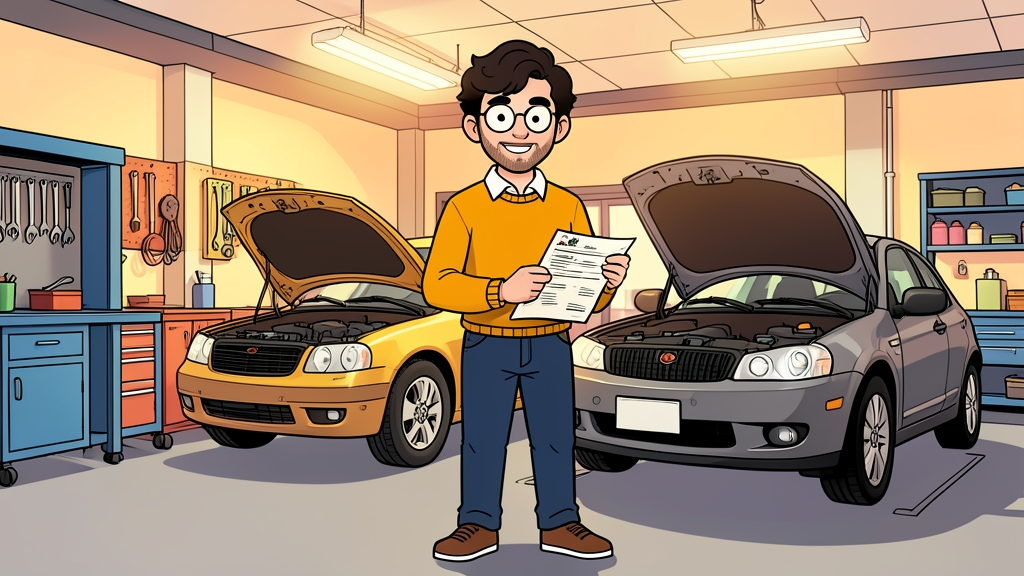
#> input picture shorts-2026-10-31-first1000-pov/img/000.jpg, 1024 x 576 px
$ python -i pov.py   (imports and definitions only)
#> lines starting #> are read from the running program, lines starting #| are printed output that depends on the picture
"""Illustrated "POV" video renderer: one AI illustration per scene with slow camera moves (Ken Burns),
soft crossfades, optional pop-in tag (big number / short label) and burned-in subtitles.
Usage: python3 pov.py <wd> <t0> <t1> <out.mp4|.png>
Needs <wd>/timeline.json (tts.py) and <wd>/img/NNN.jpg (scene index, 3 digits). script.json "vertical": true → 1080x1920."""
import json, sys, os, math, subprocess, random
sys.path.insert(0, os.path.dirname(os.path.abspath(__file__))); from povlib import shots, shot_params
from PIL import Image, ImageDraw, ImageFont, ImageFilter

HERE = os.path.dirname(os.path.abspath(__file__))
wd = sys.argv[1]; t0 = float(sys.argv[2]); t1 = float(sys.argv[3]); out = sys.argv[4]
# [1 line not run here, left out]
# [1 line that did not run here, left out]
# [1 line that did not run here, left out]
FONT = os.path.join(HERE, "fonts", "Poppins-Bold.ttf")
if not os.path.exists(FONT): FONT = "/usr/share/fonts/truetype/google-fonts/Poppins-Bold.ttf"

_img = {}
def base(i):
    if i not in _img:
        p = f"{wd}/img/{i:03d}.jpg"
        im = Image.open(p).convert("RGB") if os.path.exists(p) else Image.new("RGB", (W, H), (235, 230, 220))
        # cover-fit into a canvas 12% larger than the frame so the camera can move
        cw, ch = int(W * 1.12), int(H * 1.12); s = max(cw / im.width, ch / im.height)
        im = im.resize((math.ceil(im.width * s), math.ceil(im.height * s)), Image.LANCZOS)
        x, y = (im.width - cw) // 2, (im.height - ch) // 2
        _img[i] = im.crop((x, y, x + cw, y + ch))
        if len(_img) > 4: _img.pop(next(iter(_img)))
    return _img[i]

def ease(u): return u * u * (3 - 2 * u)
# [15 lines left out: function scene_frame, not called in this run]

# ---- overlays
_txt = {}
def font(sz): return ImageFont.truetype(FONT, sz)
# [29 lines left out: functions wrap, sub_img, tag_img, not called in this run]

# [1 line that did not run here, left out]
# [1 line that did not run here, left out]
_hook = None
# [36 lines left out: functions hook_img, frame, not called in this run]

# [2 lines not run here, left out]
n0, n1 = round(t0 * FPS), round(t1 * FPS)
# [2 lines that did not run here, left out]
# [3 lines not run here, left out]

>>> import cv2
>>> picture = cv2.imread('shorts-2026-10-31-first1000-pov/img/000.jpg', cv2.IMREAD_GRAYSCALE)
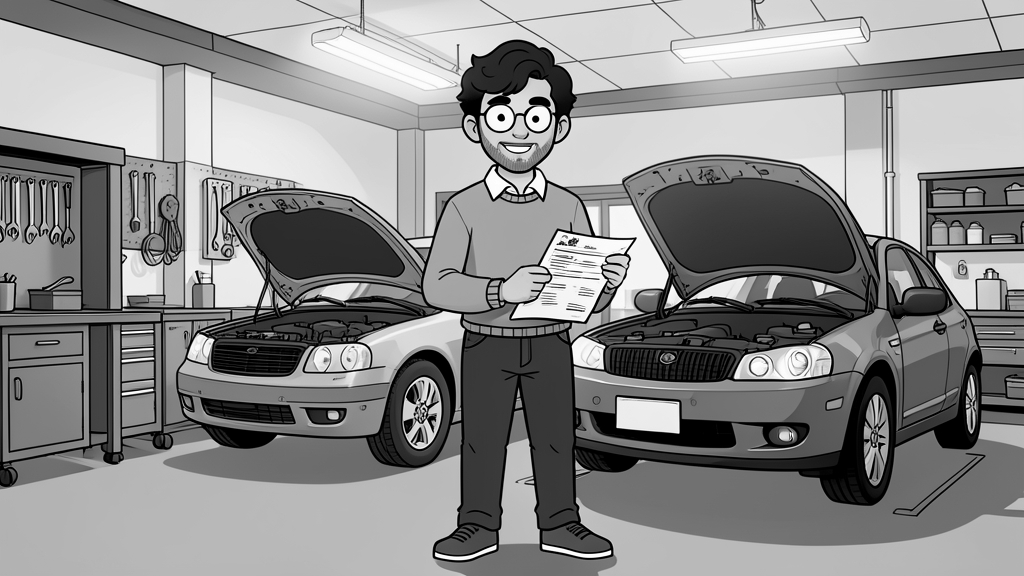
#> picture: shape (576, 1024); min 0, max 255, mean 139.6
#> (the run stopped early here; a loop or call above may not have finished)

$ run again, on shorts-2026-10-31-first1000-pov/img/005.jpg
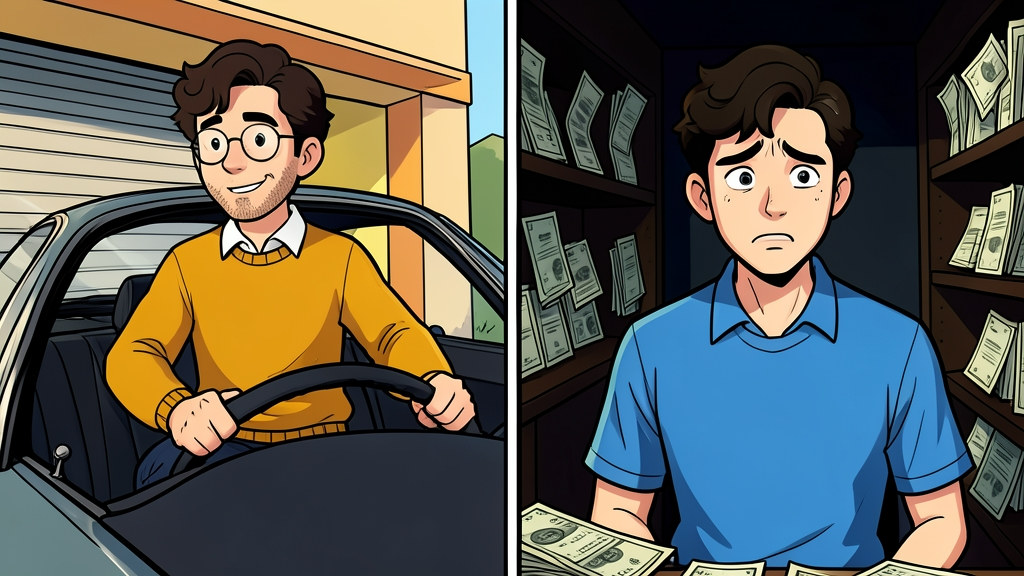
#> input picture shorts-2026-10-31-first1000-pov/img/005.jpg, 1024 x 576 px
#> `picture = cv2.imread('shorts-2026-10-31-first1000-pov/img/000.jpg', cv..`:
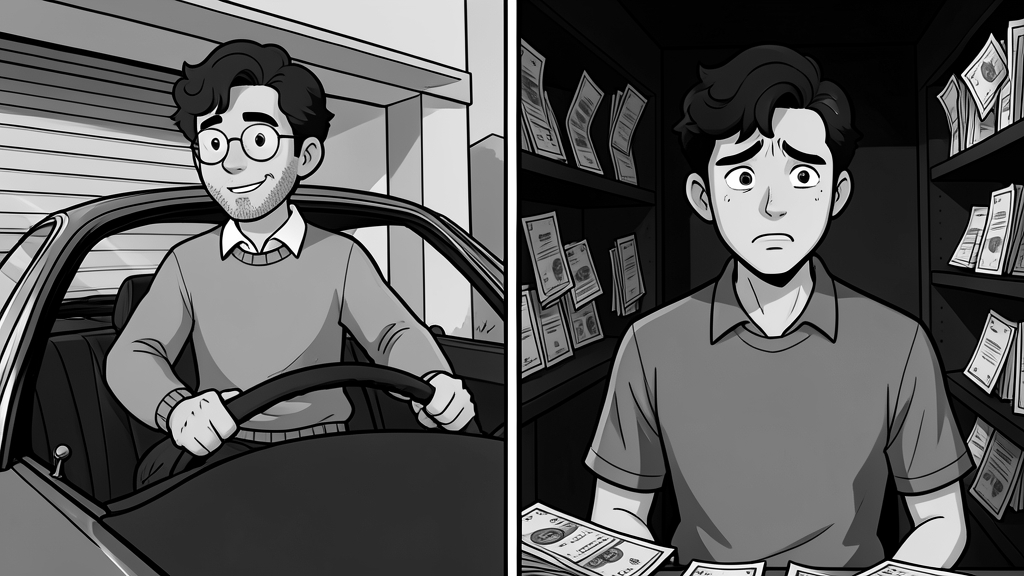
#> picture: shape (576, 1024); min 0, max 255, mean 90.8

$ run again, on shorts-2026-10-31-first1000-pov/img/006.jpg
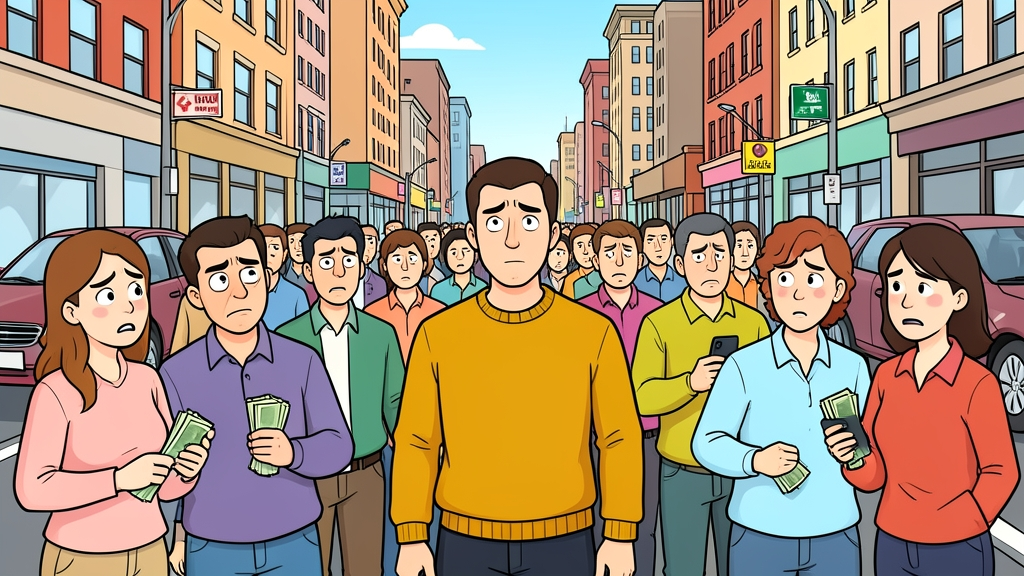
#> input picture shorts-2026-10-31-first1000-pov/img/006.jpg, 1024 x 576 px
#> `picture = cv2.imread('shorts-2026-10-31-first1000-pov/img/000.jpg', cv..`:
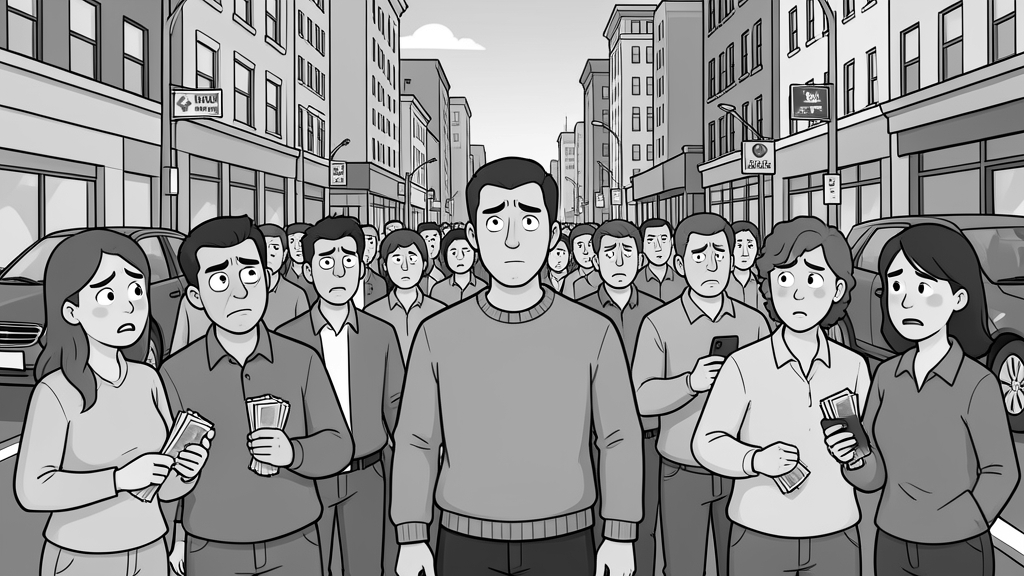
#> picture: shape (576, 1024); min 0, max 255, mean 147.8

$ run again, on shorts-2026-10-31-first1000-pov/img/007.jpg
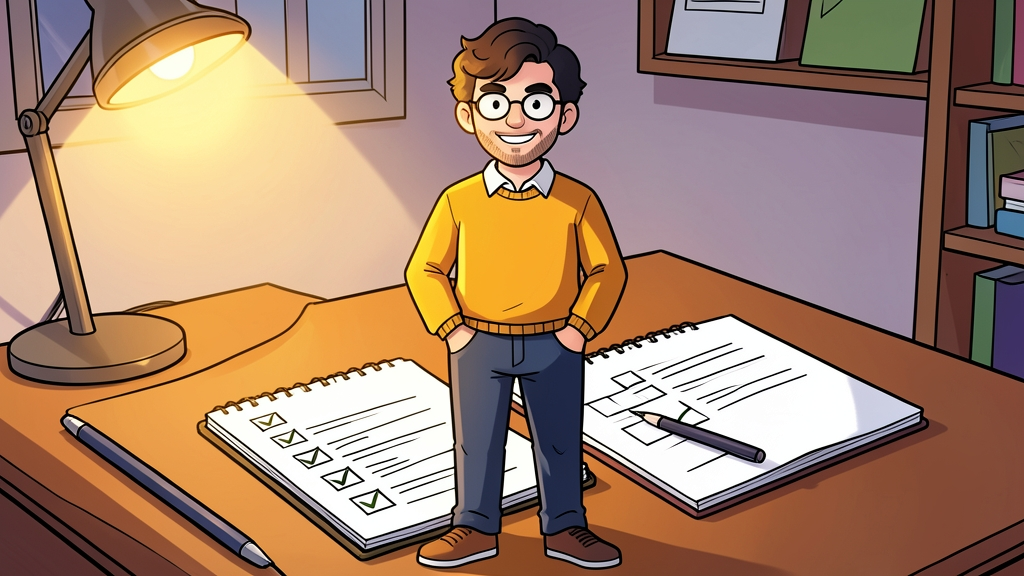
#> input picture shorts-2026-10-31-first1000-pov/img/007.jpg, 1024 x 576 px
#> `picture = cv2.imread('shorts-2026-10-31-first1000-pov/img/000.jpg', cv..`:
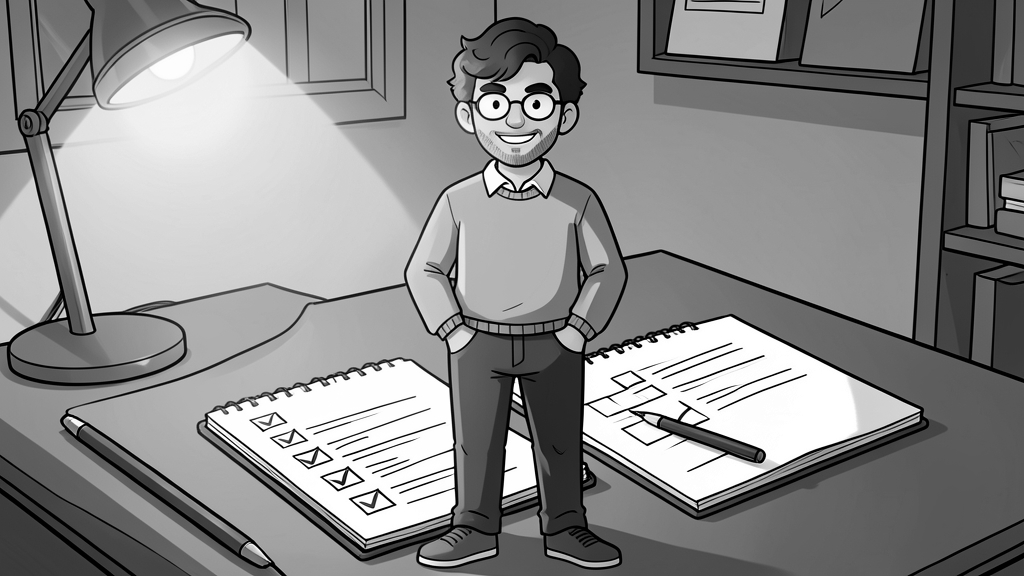
#> picture: shape (576, 1024); min 0, max 255, mean 139.6
